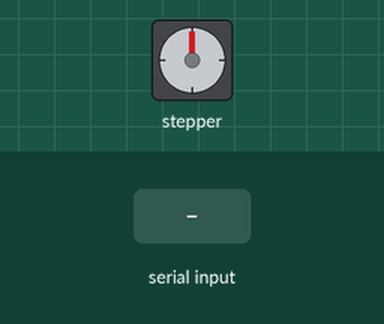
Recording of a sketch running on a simulated Arduino Uno, built with avr-gcc and run on an emulated ATmega328P. On the bench: stepper motor. Inputs (shaded band) come from the test bench. Stepper angles assume 20 steps per turn.

Above: at 1.2 s.
1.3 s: "90,45\n" received over Serial
At 1.45 s:
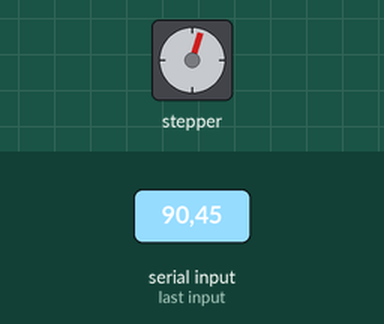
At 2.35 s:
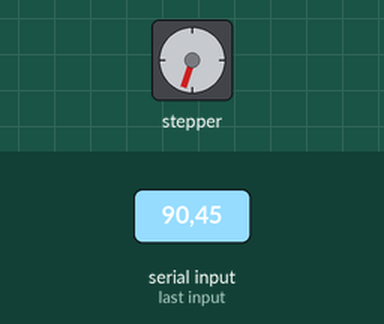
4.3 s: "30,150\n" received over Serial
10.3 s: "90\n" received over Serial
13.3 s: "200\n" received over Serial
19.3 s: "90,45\n" received over Serial
22.3 s: "5\n" received over Serial
Timing chart, 0 to 25.3 s (numbered marks = the images above; inputs shaded):
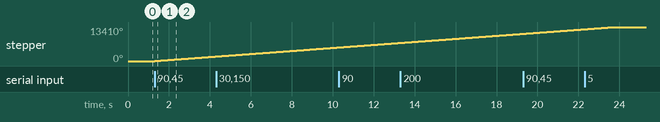

The sketch:

simpleStepper.ino
```cpp
#include <Stepper.h>

const int stepsPerRevolution = 20;

// Connection pins:
Stepper myStepperY(stepsPerRevolution, 2,3,4,5);

void setup() {
 // Set speed:
 myStepperY.setSpeed(100);
 // max 250 steps for dvd/cd stepper motor
 Serial.begin(9600);

}

void loop() {
  if(Serial.available()){
    int stepps = Serial.parseInt();
    myStepperY.step(stepps);
  }
}
```

Measured:
- after the input at 1.3 s, stepper: keeps turning clockwise at about 603°/s, starting at once
